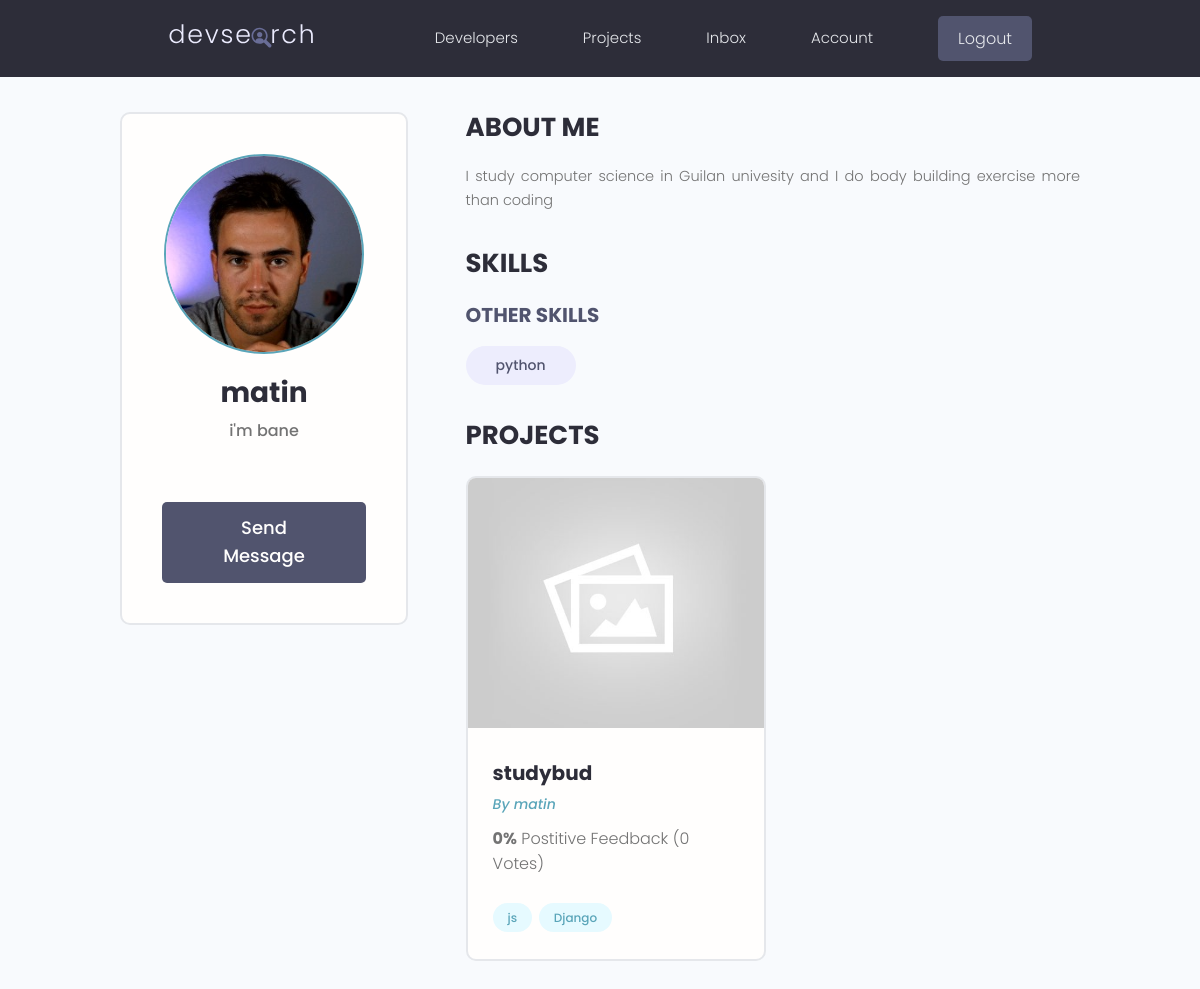
The page /profile/9e539c5e-98f6-4e0c-bca9-5e9b2a41fb34/ (signed in) on the database as committed earlier.
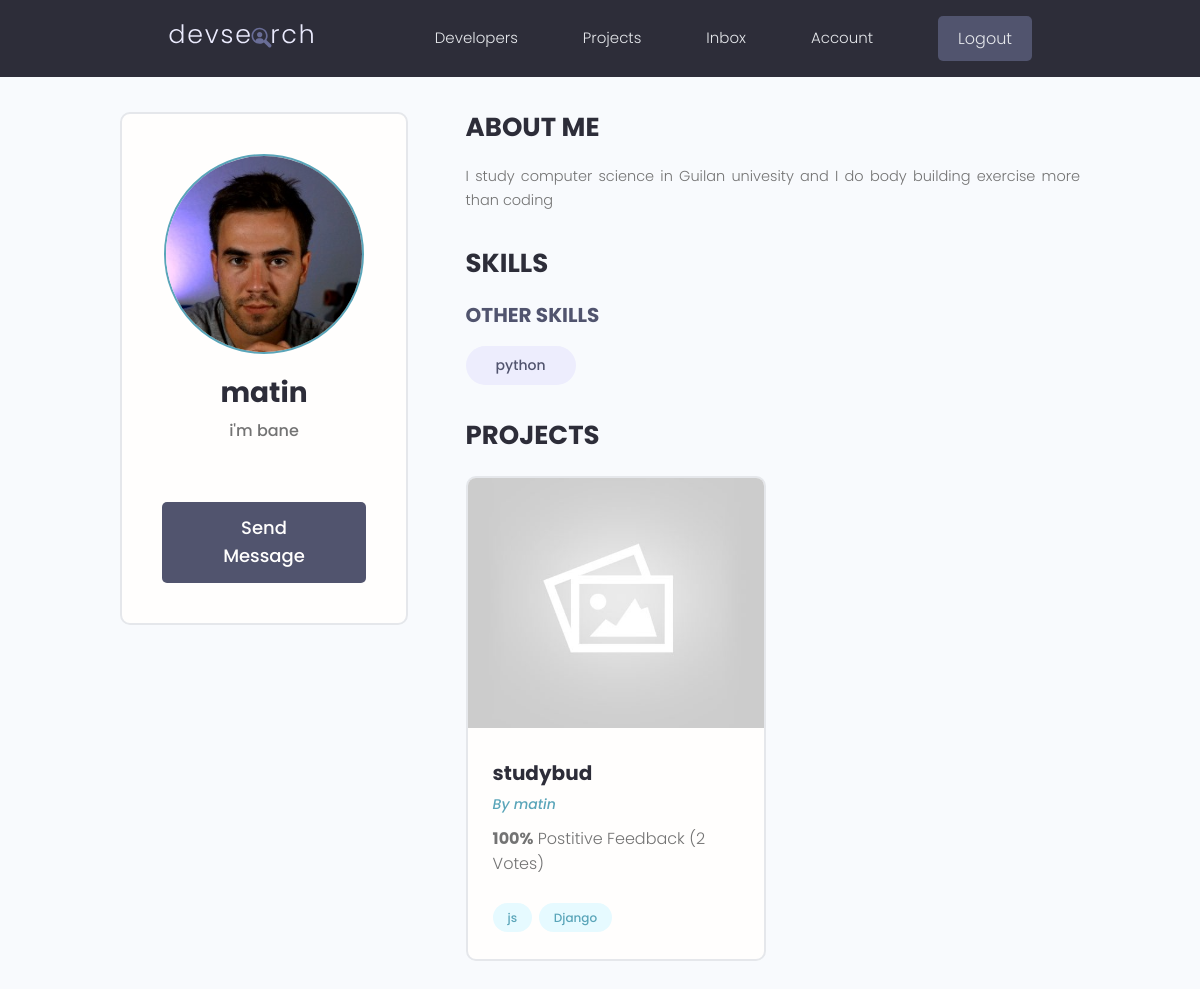
The same page on the database as committed later.
### projects/models.py (models this page shows, shortened)
class Project(models.Model):
    owner = models.ForeignKey(Profile, null=True, blank=True, on_delete=models.CASCADE)
    title = models.CharField(max_length=50)
    description = models.TextField(null=True, blank=True)
    featured_image = models.ImageField(default='default.jpg', blank=True, null=True)
    tags = models.ManyToManyField("Tag", blank=True)
    demo_link = models.CharField(max_length=2000, null=True, blank=True)
    source_link = models.CharField(max_length=2000, null=True, blank=True)
    vote_total = models.IntegerField(default=0, null=True, blank=True)
    vote_ratio = models.IntegerField(default=0, null=True, blank=True)
    created = models.DateTimeField(auto_now_add=True)
    id = models.UUIDField(default=uuid.uuid4, primary_key=True, unique=True, editable=False)
    class Meta:
        ordering = ['-vote_ratio', 'vote_total', 'title']
    @property
    def imageUrl(self):
        try:
            url = self.featured_image.url
        except:
            url = ''
        return url

### users/models.py (models this page shows, shortened)
class Profile(models.Model):
    user = models.OneToOneField(User, on_delete=models.CASCADE, null=True, blank=True)
    name = models.CharField(max_length=200, null=True, blank=True)
    email = models.EmailField(max_length=500, null=True, blank=True)
    username = models.CharField(max_length=200, null=True, blank=True)
    location = models.CharField(max_length=200, null=True, blank=True)
    short_intro = models.CharField(max_length=200, null=True, blank=True)
    bio = models.TextField(null=True, blank=True)
    profile_image = models.ImageField(default='profiles/user-default.png', upload_to='profiles/', null=True, blank=True)
    social_github = models.CharField(max_length=200, null=True, blank=True)
    social_linkedin = models.CharField(max_length=200, null=True, blank=True)
    social_twitter = models.CharField(max_length=200, null=True, blank=True)
    social_website = models.CharField(max_length=200, null=True, blank=True)
    created = models.DateTimeField(auto_now_add=True)
    id = models.UUIDField(default=uuid.uuid4, primary_key=True, unique=True, editable=False)
    class Meta:
        ordering = ['created']
    @property
    def imageUrl(self):
        try:
            url = self.profile_image.url
        except:
            url = ''
        return url

### users/views.py (the view)
# urls.py: path('profile/<str:pk>/', views.profilePage, name='single-profile'),
def profilePage(request, pk):
    profileObj = Profile.objects.get(id=pk)
    if request.user.profile == profileObj:
        return redirect('account')
    topSkills = profileObj.skill_set.exclude(description__exact="")
    otherSkills = profileObj.skill_set.filter(description="")
    context = {
        'profile': profileObj,
        'topSkills': topSkills,
        'otherSkills': otherSkills
    }
    return render(request, 'users/user-profile.html', context)

### projects/models.py (called while the page is built)
    def __str__(self):
        return self.name

### users/models.py (called while the page is built)
    def __str__(self):
        return str(self.name)

### users/templates/users/user-profile.html (shortened to what this page needs)
{% extends 'base.html' %}
{% block content %}
<main class="profile my-md">
    <div class="container">
        <div class="layout">
            <div class="column column--1of3">
                <div class="card text-center">
                    <div class="card__body dev">
                    <img class="avatar avatar--xl" src="{{profile.imageUrl}}" />
                    <h2 class="dev__name">{{profile.name}}</h2>
                    <p class="dev__title">{{profile.short_intro}}</p>
                    <a href="{% url 'send-message' profile.id %}" class="btn btn--sub btn--lg">Send Message </a>
                    </div>
                </div>
            </div>
            <div class="column column--2of3">
                <div class="devInfo">
                    <h3 class="devInfo__title">About Me</h3>
                    <p class="devInfo__about">{{profile.bio}}</p>
                </div>
                <div class="devInfo">
                    <h3 class="devInfo__title">Skills</h3>
                    <div class="devInfo__skills">
                        <h3 class="devInfo__subtitle">Other Skills</h3>
                        <div class="devInfo__otherSkills">
                            {% for skill in otherSkills %}
                            <span class="tag tag--pill tag--sub tag--lg">
                                <small>{{skill}}</small>
                            </span>
                            {% endfor %}
                        </div>
                    </div>
                </div>
                <div class="devInfo">
                    <h3 class="devInfo__title">Projects</h3>
                    <div class="grid grid--two">
                    {% for project in profile.project_set.all %}
                    <div class="column">
                        <div class="card project">
                        <a href="{% url 'single-project' project.id %}" class="project">
                            <img class="project__thumbnail" src="{{project.imageUrl}}" alt="project thumbnail" />
                            <div class="card__body">
                            <h3 class="project__title">{{project.title}}</h3>
                            <p><a class="project__author" href="profile.html">By {{project.owner.name}}</a></p>
                            <p class="project--rating">
                                <span style="font-weight: bold;">{{project.vote_ratio}}%</span> Postitive
                                Feedback ({{project.vote_total}} Vote{{project.vote_total|pluralize:"s"}})
                            </p>
                            <div class="project__tags">
                                {% for tag in project.tags.all %}
                                <span class="tag tag--pill tag--main">
                                    <small>{{tag}}</small>
                                </span>
                                {% endfor %}
                            </div>
                            </div>
                        </a>
                        </div>
                    </div>
                    {% endfor %}
                    </div>
                </div>
            </div>
        </div>
    </div>
</main>
{% endblock content %}

Rows that differ between the two databases and show on the page:
changed Project "studybud": vote_ratio "0" → "100"; vote_total "0" → "2"
